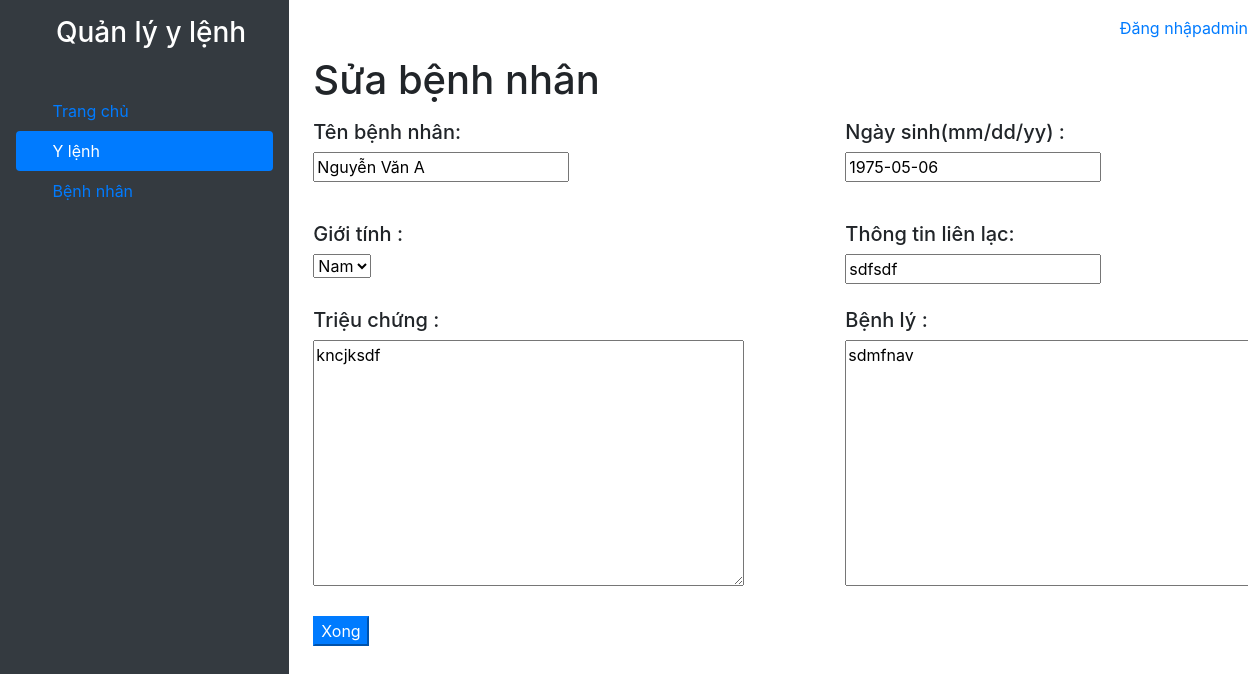
The page /patient/modify_patient/5/ on the database its author committed.
### patient/models.py (models this page shows, shortened)
class Patient(models.Model):
    GENDER = (
        ('Nam', 'Nam'),
        ('Nữ', 'Nữ'),
    )
    patient_name = models.CharField(max_length=30)
    birthday = models.DateField("Day End(mm/dd/yyyy)")
    gender = models.CharField(max_length=12, default='Nam', choices=GENDER)
    phone_number = models.CharField(max_length=50)
    doctor = models.ForeignKey(User, editable=True, on_delete = models.CASCADE, null=True)
    sympton = models.TextField()
    note = models.TextField()

### patient/views.py (the view)
# urls.py: path('modify_patient/<int:id>/', views.modify_patient, name="patient_modify")
def modify_patient(request, id):
    patient = Patient.objects.get(id=id)
    form = UpdatePatientForm(instance=patient)
    if request.method == 'POST':
        form = UpdatePatientForm(request.POST, instance=patient)
        if form.is_valid():
            form.save()
            return HttpResponseRedirect('/patient')
    return render(request,'patient/patient_modify.html', {'form': form})

### patient/form.py
class UpdatePatientForm(forms.ModelForm):
    class Meta:
        model = Patient
        exclude = ['doctor']
        fields = ['patient_name', 'birthday', 'gender', 'phone_number', 'sympton', 'note']
        birthday = forms.DateField(
        widget=forms.widgets.DateInput(format="%m/%d/%Y"))

### patient/templates/patient/patient_modify.html (shortened to what this page needs)
<!DOCTYPE html>
<html lang="en">
<head>
    <link rel="stylesheet" href="https://stackpath.bootstrapcdn.com/bootstrap/4.1.3/css/bootstrap.min.css">
</head>
<body>
<div class="wrapper d-flex">
    <div class="d-flex flex-column p-3 text-white bg-dark" style="width: 300px ; height:100vh;">
        <a href="/" class="d-flex align-items-center mb-3 mb-md-0 me-md-auto text-white text-decoration-none">
            <svg class="bi me-2" width="40" height="32"><use xlink:href="#bootstrap"></use></svg>
            <h3 class="fs-4">Quản lý y lệnh</h3>
        </a>
        <ul class="nav nav-pills flex-column mb-auto">
            <li class="nav-item">
                <a href="#" class="nav-link ">
                    <svg class="bi me-2" width="16" height="16"><use xlink:href="#home"></use></svg>
                    Trang chủ
                </a>
            </li>
            <li>
                <a href="/ylenh" class="nav-link text-white active">
                    <svg class="bi me-2" width="16" height="16"><use xlink:href="#speedometer2"></use></svg>
                    Y lệnh
                </a>
            </li>
            <li>
                <a href="/patient" class="nav-link">
                    <svg class="bi me-2" width="16" height="16"><use xlink:href="#speedometer2"></use></svg>
                    Bệnh nhân
                </a>
            </li>
        </ul>
    </div>
    <div style="width: 80%">
        <nav height : 40px; class="mt-3 d-flex justify-content-end">
            {% if user.username %}
            <p>Xin chào {{user.username}}</p>
            <p><a class="mr-2" href="{% url 'logout' %}">(Đăng xuất)</a></p>
            {% else %}
            <p><a href="{% url 'login' %}">Đăng nhập</a></p>
            <p><a href="/admin">admin</a></p>
            {% endif %}
        </nav>
        <div class="ml-4">
            <h1> Sửa bệnh nhân</h1>
            <form method="POST">
            <div class="d-flex justify-content-between mr-5 mb-3 mt-3" >
                <div class="mb-4" style="width: 60%;"> <h5 class="mb-2  ">Tên bệnh nhân: </h5>
                    <div>
                        {{form.patient_name}}
                    </div>
                </div>
                <div class="mb-4" style="width: 40%;"> <h5 class="mb-2">Ngày sinh(mm/dd/yy) : </h5>
                    <div>
                        {{form.birthday}}
                    </div>
                </div>
            </div>
            <div class="d-flex justify-content-between mr-5">
                <div class="mb-4" style="width: 60%;"> <h5 class="mb-2">Giới tính : </h5>
                    <div>
                        {{form.gender}}
                    </div>
                </div>
                <div class="mb-4" style="width: 40%;"> <h5 class="mb-2">Thông tin liên lạc: </h5>
                    <div>
                        {{form.phone_number}}
                    </div>
                </div>
            </div>
            <div class="d-flex justify-content-between mr-5">
                <div class="mb-4" style="width: 60%;"> <h5 class="mb-2">Triệu chứng : </h5>
                    <div>
                        {{form.sympton}}
                    </div>
                </div>
                <div class="mb-4" style="width: 40%;"> <h5 class="mb-2">Bệnh lý : </h5>
                    <div>
                        {{form.note}}
                    </div>
                </div>
            </div>
            <input type="submit" class="btn-primary" value="Xong"/>
        </div>
    </div>
</body>
</html>

### rows shown on the page
Patient: patient_name "Nguyễn Văn A", birthday "1975-05-06", gender "Nam", phone_number "sdfsdf", sympton "kncjksdf", note "sdmfnav"
